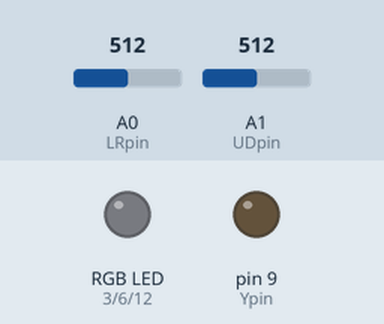
This sketch was run on a simulated Arduino Uno, built with avr-gcc and run on an emulated ATmega328P. Shown: an RGB LED mixed from three pins (HIGH = lit), output pins drawn as LEDs (lit = HIGH). Inputs (shaded band) come from the test bench; at power-on: A0 (LRpin) = 512, A1 (UDpin) = 512. Dim RGB values are drawn brighter than linear.

Above: at 1.2 s.
1.3 s: A0 (LRpin) set to 716
At 1.7 s:
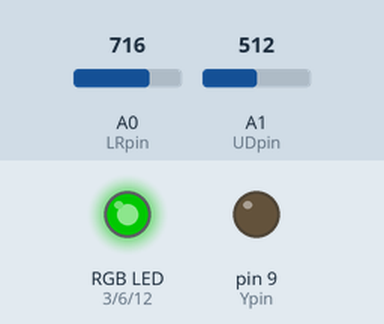
2.8 s: A1 (UDpin) set to 716
At 4.0 s:
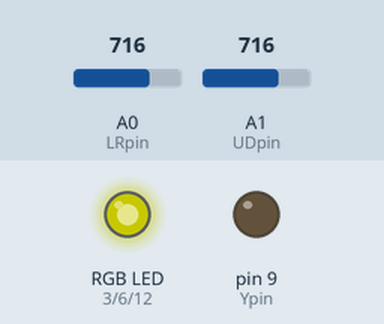
4.3 s: A0 (LRpin) set to 900
At 5.2 s:
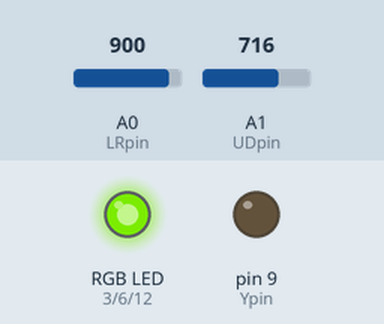
5.8 s: A1 (UDpin) set to 900
At 6.3 s:
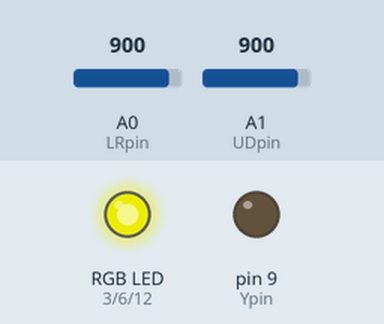
7.3 s: A0 (LRpin) set to 511
At 8.5 s:
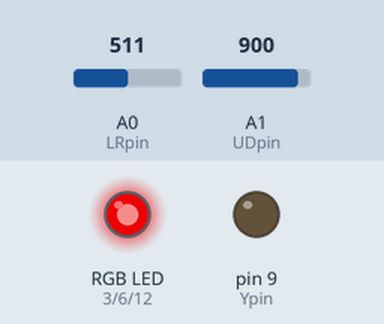
8.8 s: A1 (UDpin) set to 122
At 9.8 s:
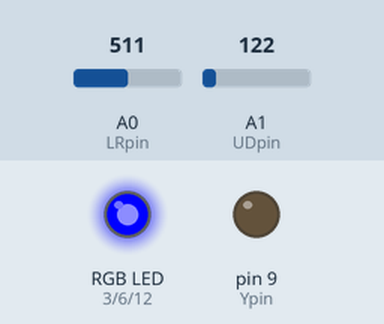
Timing chart, 0 to 11.3 s (numbered marks = the images above; inputs shaded):
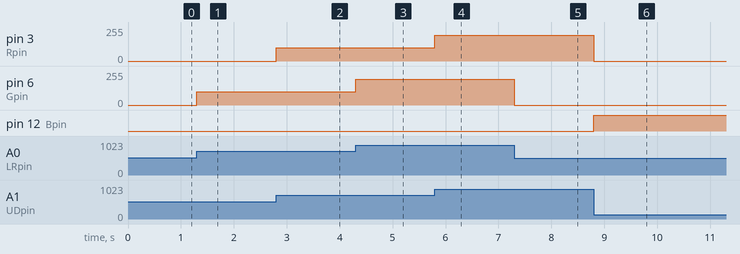

Measured:
- after the input at 1.3 s, pin 6 (Gpin): 0/255 → 101/255 at once
- after the input at 2.8 s, pin 3 (Rpin): 0/255 → 101/255 at once
- after the input at 4.3 s, pin 6 (Gpin): 101/255 → 193/255 at once
- after the input at 5.8 s, pin 3 (Rpin): 101/255 → 193/255 at once
- after the input at 7.3 s, pin 6 (Gpin): 193/255 → 0/255 at once
- after the input at 8.8 s, pin 3 (Rpin): 193/255 → 0/255 at once; pin 12 (Bpin): LOW → HIGH at once

The sketch:

joystick_goeie_code.ino.ino
```cpp
const int LRpin = A0;
const int UDpin = A1;

int LR;
int UD;

int LR_neutral;
int UD_neutral;

const int Rpin = 3;
const int Ypin = 9;
const int Gpin = 6;
const int Bpin = 12;


int R;
int Y;
int G;
int B;

const int deadzone=10;

void setup(){
  Serial.begin(115200);


  LR_neutral = analogRead(LRpin);
  UD_neutral = analogRead(UDpin);
}

void loop(){
  // main code here to run repeadly
  LR = analogRead(LRpin);
  UD = analogRead(UDpin);

if(UD>=UD_neutral+deadzone){
  B = 0;
  R = map(UD,UD_neutral,1023,0,255);
  }
  else if(UD<=UD_neutral-deadzone){
    R = 0;
    B = map(UD,UD_neutral,0,0,255);
  }
  else{
    R = 0;
    B = 0;
  }

  if(LR>=LR_neutral+deadzone){
    Y = 0;
    G = map(LR,LR_neutral,1023,0,255);
  }
  else if(LR<=LR_neutral-deadzone) {
    G = 0;
    Y = map(LR,LR_neutral,0,0,255);
  }

else {
  G = 0;
  Y = 0;
}

analogWrite(Rpin,R);
analogWrite(Ypin,Y);
analogWrite(Bpin,B);
analogWrite(Gpin,G);

  //print values
//  Serial.print("LR: ");
//  Serial.print(LR);
//  Serial.print(" UD: ");
//  Serial.print(UD);
  }
```
